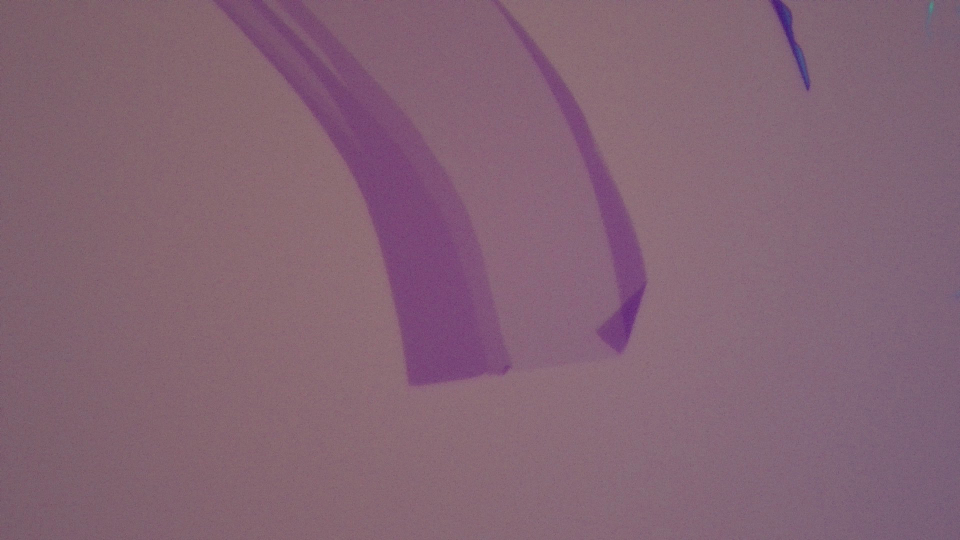
#> input picture test_images/IMG_2909.jpg, 1920 x 1080 px (shown at 1/2 size)
$ python -i material.py   (imports and definitions only)   (older library calls are emulated)
#> lines starting #> are read from the running program, lines starting #| are printed output that depends on the picture
from skimage.feature import canny
from skimage.color import lab2rgb, rgb2gray, rgb2lab
from scipy.ndimage import gaussian_filter
from skimage.morphology import disk
import numpy as np
import cv2
import concurrent.futures
from utils import blur
from segmenter2 import Segmenter

class EdgeMethod():
    def __init__(self, canny_sigma = 0.7):
        self.canny_sigma = canny_sigma

    def __call__(self, img):
        return canny(rgb2gray(img), sigma=self.canny_sigma).astype('float32')

# [10 lines left out: function lab_separate, not called in this run]

class GrapheneEdgeMethod(EdgeMethod):
    # [77 lines left out: functions __call__, subdivide, combine_sections, not called in this run]

def hessian_determinant(image, sigma=1):
    """
    Calculate the determinant of the Hessian matrix at each point in the image.
    Args:
        image: 2D numpy array (grayscale image)
        sigma: Gaussian smoothing parameter
    Returns:
        det_H: 2D numpy array of the same shape as image
    """
    # Second derivatives
    Ixx = gaussian_filter(image, sigma=sigma, order=(2, 0))
    Iyy = gaussian_filter(image, sigma=sigma, order=(0, 2))
    Ixy = gaussian_filter(image, sigma=sigma, order=(1, 1))
    # Determinant of Hessian
    det_H = Ixx * Iyy - Ixy ** 2
    return det_H

# [67 lines left out: functions opencv_rank_gradient, nonmax_suppression, not called in this run]


class EntropyEdgeMethod(EdgeMethod):
    # [50 lines left out: functions __init__, __call__, not called in this run]

class LABSobelEdgeMethod(EdgeMethod):
    # [44 lines left out: functions __init__, __call__, not called in this run]

class Material():
    def __init__(self, name, target_bg_lab, layer_labels, sigma=0.7, fat_threshold=0.1, Edge_Method = EdgeMethod, args = []):
        self.name = name
        self.target_bg_lab = target_bg_lab
        self.layer_labels = layer_labels
        self.recommended_sigma = sigma
        self.recommended_fat_threshold = fat_threshold
        self.Edge_Method = Edge_Method
        self.args = args


# Make each material

wte2_labels = { # cielab colorspace
                  (56, 40, -10): 'monolayer',
                  (46, 50, -20): 'bilayer',
                  (39, 60, -30): 'trilayer',
                  (31, 54, -32): 'fewlayer',
                  (70, 20, -30): 'manylayer',
                  (80, 5, 10): 'bulk',
                  (0, 0, 0): 'dirt',
                  (30, 20, -10): 'dirt',
              }

wte2 = Material('WTe2', [58.50683594, 28.57762527, -2.79295444], layer_labels=wte2_labels)

graphene_labels = { # cielab colorspace
                  # (51, 14, 1): 'monolayer',
                  (47, 12, 3): 'monolayer',
                  (46, 17, 3): 'monolayer',
                  (44, 17, 0): 'bilayer',
                  (38, 21, -2): 'trilayer',
                  (30, 10, -20): 'fewlayer',
                  (50, 0, -8): 'manylayer',
                  (53, 0, 0): 'manylayer',
                #   (66, -7, 11): 'manylayer',
                  # (43.5, 8, 1): 'manylayer',
                  (75, 0, 35): 'bulk',
                  (80, 5, 10): 'bulk',
                  (35, 1, 36): 'bulk',
                  (48, 10, 3.5): 'dirt',
                  (48, 9, 2.5): 'dirt',
                  (48.1, 6.7, -1.4): 'dirt',
                  (53, 0, 8.5): 'dirt',
                  (39, 8, 8): 'dirt',
                #   (30, 20, -10): 'dirt',
                  (0,0,0): 'bg'
              }

graphene = Material(
    'Graphene',
    [49.62793933, 12.17574073,  5.43972594],
    layer_labels=graphene_labels,
    sigma=3,
    fat_threshold=0.005,
    Edge_Method = EntropyEdgeMethod,
    args = [[1, 80], [3, 80]] # disk radius and percentile
  )


hBN_labels = { # cielab colorspace
                  (50, 22, -3): '0-10',
                  (48, 15, -9): '10-20',
                  (56, -16, -15): '20-30',
                  (81, -41, 1): '30-40',
                  (100, -30, 30): '40+',
                  (78, 22, 1): '40+',
                  (30, 20, -10): 'dirt',
              }

hBN = Material(
    'hBN',
    [49, 27.5,  8.5],
    layer_labels=hBN_labels,
    sigma=0.7,
    fat_threshold=0.1,
    Edge_Method=LABSobelEdgeMethod,
    args = [
       [2, 9.5, 4], # Blur, Threshold, and Disk Radius
       [0.5, 9.5, 4]
       ]
  )

>>> import cv2
>>> picture = cv2.imread('test_images/IMG_2909.jpg', cv2.IMREAD_GRAYSCALE)
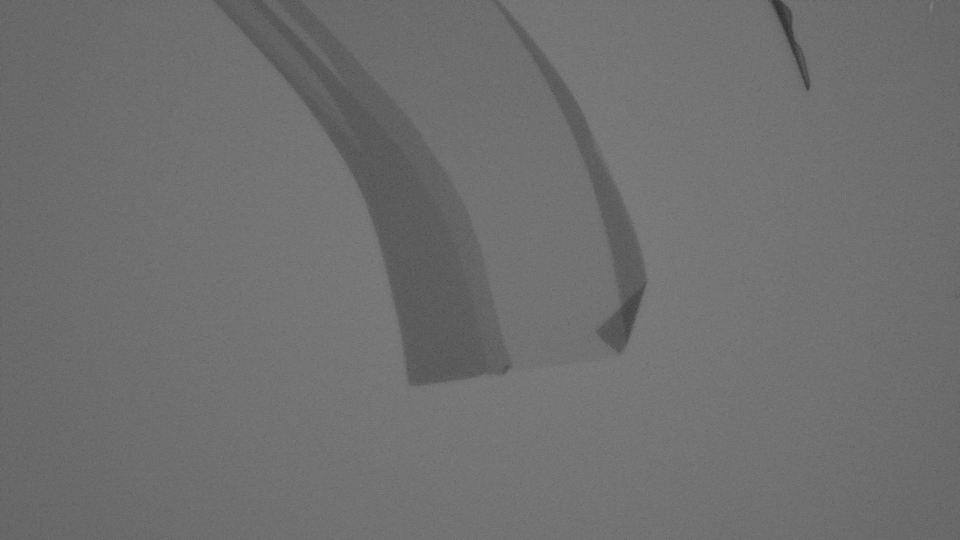
#> picture: shape (1080, 1920) (shown at 1/2 size); min 37, max 139, mean 111.1
>>> result = hessian_determinant(picture)
#> in hessian_determinant, `Ixx = gaussian_filter(image, sigma=sigma, order=(2, 0))`:
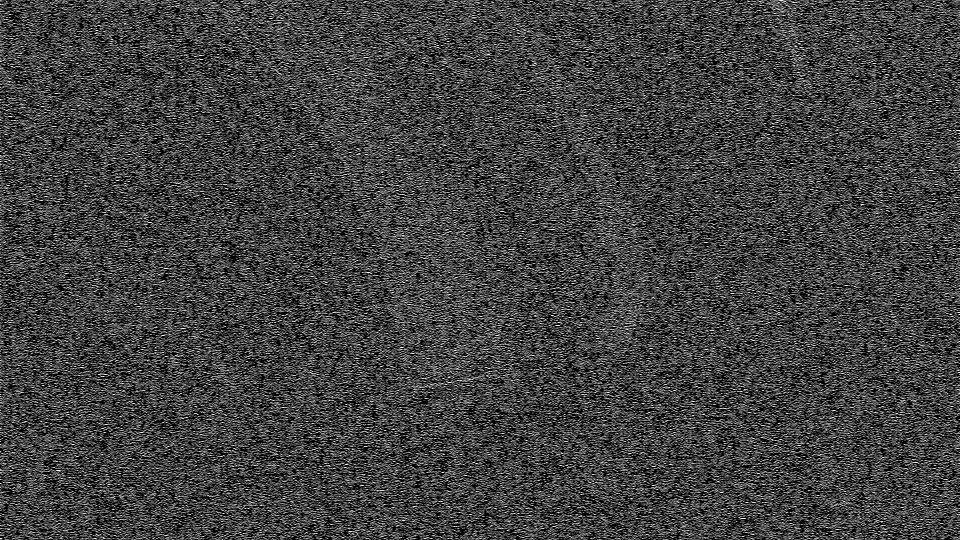
#> Ixx: shape (1080, 1920) (shown at 1/2 size); min 0, max 255, mean 65.5
#> in hessian_determinant, `Iyy = gaussian_filter(image, sigma=sigma, order=(0, 2))`:
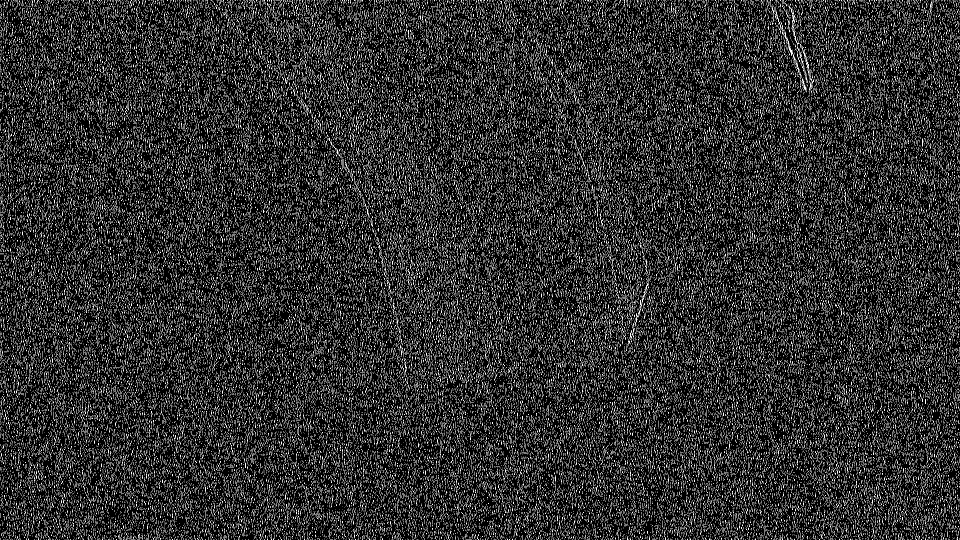
#> Iyy: shape (1080, 1920) (shown at 1/2 size); min 0, max 255, mean 47.4
#> in hessian_determinant, `Ixy = gaussian_filter(image, sigma=sigma, order=(1, 1))`:
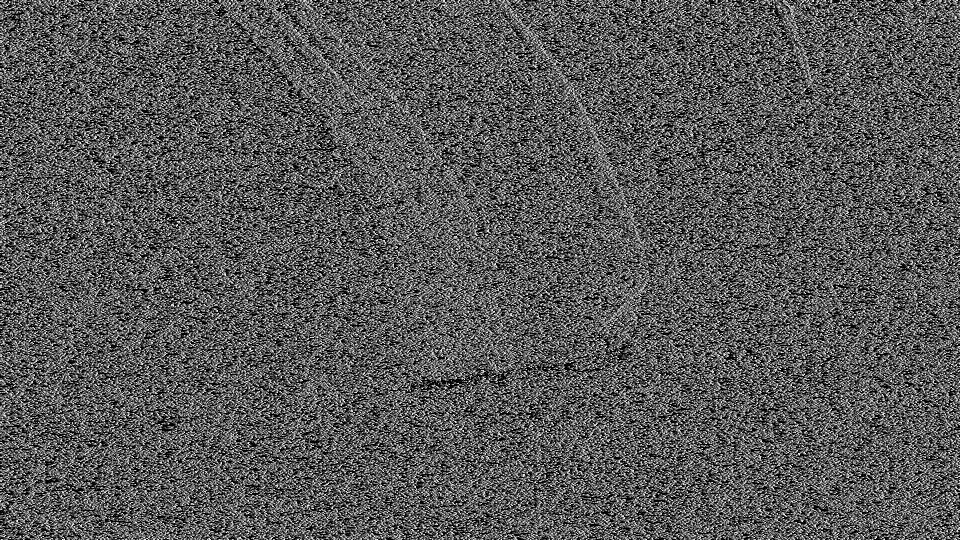
#> Ixy: shape (1080, 1920) (shown at 1/2 size); min 0, max 255, mean 88.3
#> in hessian_determinant, `det_H = Ixx * Iyy - Ixy ** 2`:
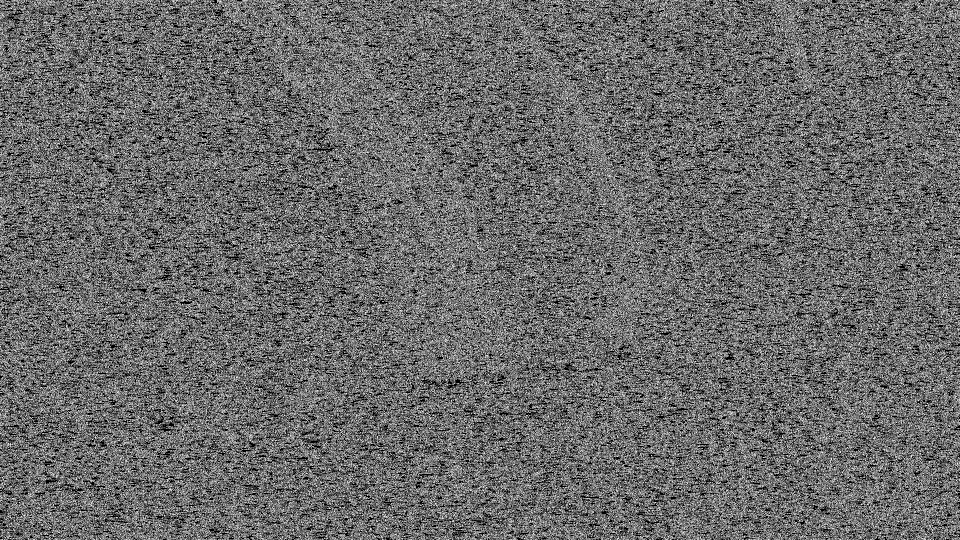
#> det_H: shape (1080, 1920) (shown at 1/2 size); min 0, max 255, mean 106
